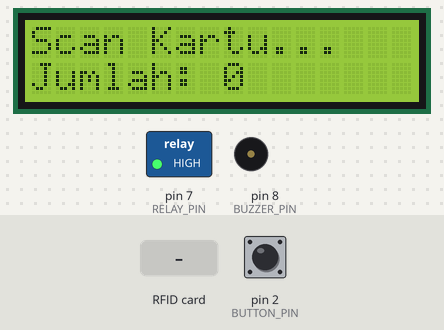
Recording of a sketch running on a simulated Arduino Uno, built with avr-gcc and run on an emulated ATmega328P. Shown: 16×2 character LCD, switched loads named in the sketch (green lamp = pin HIGH), buzzer (waves = sounding, pin HIGH). The test bench sets the inputs (shaded band); at power-on: pin 2 (BUTTON_PIN) HIGH. Pins used as bus, display or sensor lines are not drawn; what the sketch prints to the serial monitor is not drawn.

Above: at 3.3 s.
3.4 s: RFID card 5E 7A 19 C4 held to the reader
At 4.7 s:
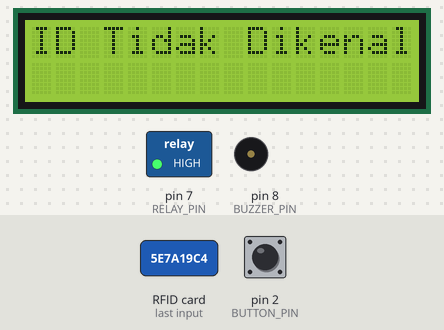
6.4 s: pin 2 (BUTTON_PIN) pulled LOW for 0.15 s
At 7.0 s:
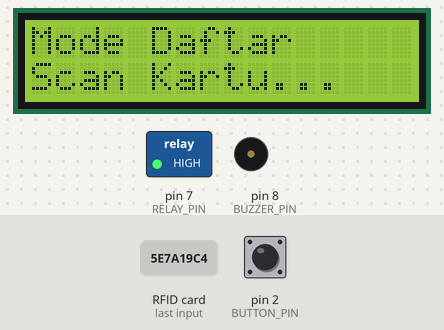
8.0 s: pin 2 (BUTTON_PIN) pulled LOW for 1 s
At 8.8 s:
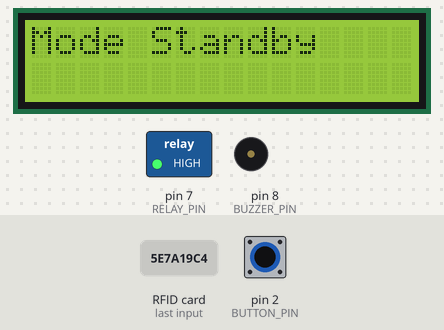
12.0 s: pin 2 (BUTTON_PIN) pulled LOW for 3.2 s
At 16.4 s:
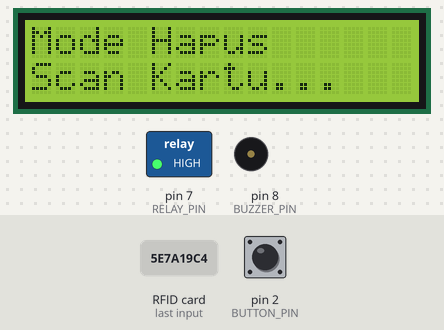
16.7 s: RFID card 5E 7A 19 C4 held to the reader
At 17.6 s:
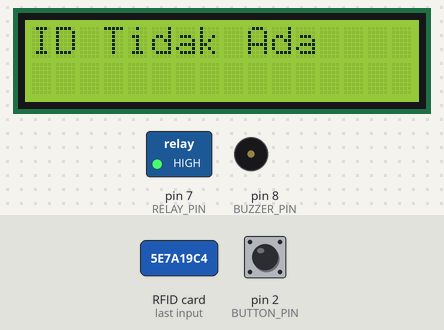
Timing chart, 0 to 19.7 s (numbered marks = the images above; inputs shaded):
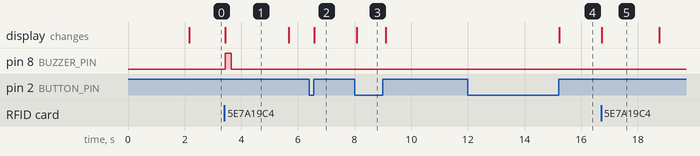

The sketch:

smartbox_rfid_solenoidlock.ino
```cpp
#include <SPI.h>
#include <MFRC522.h>
#include <Wire.h>
#include <LiquidCrystal_I2C.h>

// Definisikan pin yang digunakan
#define SS_PIN 10
#define RST_PIN 9
#define RELAY_PIN 7
#define BUTTON_PIN 2
#define BUZZER_PIN 8

// Inisialisasi objek library
MFRC522 mfrc522(SS_PIN, RST_PIN);
LiquidCrystal_I2C lcd(0x27, 16, 2);

// Variabel sistem
byte masterCards[10][4];
int registeredCount = 0;
bool isLockOpen = false;

void setup() {
  Serial.begin(9600);
  SPI.begin();
  mfrc522.PCD_Init();

  // Inisialisasi LCD
  lcd.begin();
  lcd.backlight();
  showLCDMessage("Smart Box RFID", "by Gemini");
  delay(2000);

  // Atur pin mode
  pinMode(RELAY_PIN, OUTPUT);
  digitalWrite(RELAY_PIN, HIGH);
  pinMode(BUTTON_PIN, INPUT_PULLUP);
  pinMode(BUZZER_PIN, OUTPUT);
  digitalWrite(BUZZER_PIN, LOW);
}

void loop() {
  if (digitalRead(BUTTON_PIN) == LOW) {
    delay(50);
    if (digitalRead(BUTTON_PIN) == LOW) {
      long pressStartTime = millis();
      while (digitalRead(BUTTON_PIN) == LOW) { }
      long pressDuration = millis() - pressStartTime;

      if (pressDuration >= 3000) {
        deleteMode();
      } else {
        registerMode();
      }
    }
  }

  standbyMode();
}

void standbyMode() {
  showLCDMessage("Scan Kartu...", "Jumlah: " + String(registeredCount));

  if (mfrc522.PICC_IsNewCardPresent() && mfrc522.PICC_ReadCardSerial()) {
    byte id[4];
    for (int i = 0; i < 4; i++) {
      id[i] = mfrc522.uid.uidByte[i];
    }

    if (isIDRegistered(id)) {
      openLock();
      showLCDMessage("Box Terbuka", "");
      beep(2, 100);
    } else {
      showLCDMessage("ID Tidak Dikenal", "");
      Serial.print("ID Tidak Dikenal: ");
      printID(id);
      beep(1, 200);
    }
    delay(2000);
  }
}

void registerMode() {
  showLCDMessage("Mode Daftar", "Scan Kartu...");

  while (true) {
    if (digitalRead(BUTTON_PIN) == LOW) {
      delay(50);
      if (digitalRead(BUTTON_PIN) == LOW) {
        showLCDMessage("Mode Standby", "");
        delay(1000);
        return;
      }
    }

    if (mfrc522.PICC_IsNewCardPresent() && mfrc522.PICC_ReadCardSerial()) {
      if (registeredCount < 10) {
        byte newID[4];
        for (int i = 0; i < 4; i++) {
          newID[i] = mfrc522.uid.uidByte[i];
        }

        if (!isIDRegistered(newID)) {
          for (int i = 0; i < 4; i++) {
            masterCards[registeredCount][i] = newID[i];
          }
          registeredCount++;
          showLCDMessage("Kartu Terdaftar!", "Jumlah: " + String(registeredCount));
          Serial.print("Kartu baru terdaftar: ");
          printID(newID);
          delay(2000);
          showLCDMessage("Mode Daftar", "Scan Kartu...");
        } else {
          showLCDMessage("ID Sudah Ada!", "");
          Serial.print("ID sudah terdaftar: ");
          printID(newID);
          delay(2000);
          showLCDMessage("Mode Daftar", "Scan Kartu...");
        }
      } else {
        showLCDMessage("Pendaftaran Penuh!", "");
        delay(2000);
      }
    }
  }
}

void deleteMode() {
  showLCDMessage("Mode Hapus", "Scan Kartu...");

  while (true) {
    if (digitalRead(BUTTON_PIN) == LOW) {
      delay(50);
      if (digitalRead(BUTTON_PIN) == LOW) {
        showLCDMessage("Mode Standby", "");
        delay(1000);
        return;
      }
    }

    if (mfrc522.PICC_IsNewCardPresent() && mfrc522.PICC_ReadCardSerial()) {
      byte idToDelete[4];
      for (int i = 0; i < 4; i++) {
        idToDelete[i] = mfrc522.uid.uidByte[i];
      }

      int index = getIDIndex(idToDelete);
      if (index != -1) {
        for (int i = index; i < registeredCount - 1; i++) {
          for (int j = 0; j < 4; j++) {
            masterCards[i][j] = masterCards[i + 1][j];
          }
        }
        registeredCount--;
        showLCDMessage("Kartu Dihapus!", "Jumlah: " + String(registeredCount));
        Serial.print("Kartu dihapus: ");
        printID(idToDelete);
        delay(2000);
        showLCDMessage("Mode Hapus", "Scan Kartu...");
      } else {
        showLCDMessage("ID Tidak Ada", "");
        Serial.print("ID tidak terdaftar: ");
        printID(idToDelete);
        delay(2000);
        showLCDMessage("Mode Hapus", "Scan Kartu...");
      }
    }
  }
}

// Fungsi-fungsi pembantu
bool isIDRegistered(byte *id) {
  for (int i = 0; i < registeredCount; i++) {
    bool match = true;
    for (int j = 0; j < 4; j++) {
      if (id[j] != masterCards[i][j]) {
        match = false;
        break;
      }
    }
    if (match) {
      return true;
    }
  }
  return false;
}

int getIDIndex(byte *id) {
  for (int i = 0; i < registeredCount; i++) {
    bool match = true;
    for (int j = 0; j < 4; j++) {
      if (id[j] != masterCards[i][j]) {
        match = false;
        break;
      }
    }
    if (match) {
      return i;
    }
  }
  return -1;
}

void openLock() {
  digitalWrite(RELAY_PIN, LOW); // Aktifkan relay untuk membuka kunci
  isLockOpen = true; // Set status box terbuka
  Serial.println("Lock Terbuka.");
  delay(1000); // Tunggu 1 detik
  digitalWrite(RELAY_PIN, HIGH); // Matikan relay untuk menutup kunci kembali
  isLockOpen = false;
  Serial.println("Lock Tertutup Otomatis.");
}

void closeLock() {
  // Fungsi ini tidak lagi dibutuhkan, karena openLock() sudah otomatis menutup
}

void beep(int count, int duration) {
  for (int i = 0; i < count; i++) {
    digitalWrite(BUZZER_PIN, HIGH);
    delay(duration);
    digitalWrite(BUZZER_PIN, LOW);
    if (i < count - 1) {
      delay(duration);
    }
  }
}

void showLCDMessage(String line1, String line2) {
  lcd.clear();
  lcd.setCursor(0, 0);
  lcd.print(line1);
  lcd.setCursor(0, 1);
  lcd.print(line2);
}

void printID(byte *id) {
  for (int i = 0; i < 4; i++) {
    if (id[i] < 0x10) {
      Serial.print("0");
    }
    Serial.print(id[i], HEX);
    Serial.print(" ");
  }
  Serial.println();
}
```

Measured:
- after the input at 3.4 s, pin 8 (BUZZER_PIN): LOW → HIGH at once, → LOW 0.20 s later; the display: changes at once (image 1)
- after the input at 6.4 s, the display: changes after 0.18 s (image 2)
- after the input at 8.0 s, the display: changes after 0.07 s (image 3)
- after the input at 12.0 s, the display: changes after 3.2 s (image 4)
- after the input at 16.7 s, the display: changes at once (image 5)
- what the display in image 1 shows lasts 2.3 s, from 3.4 s to 5.7 s
- what the display in image 5 shows lasts 2.0 s, from 16.7 s to 18.7 s
